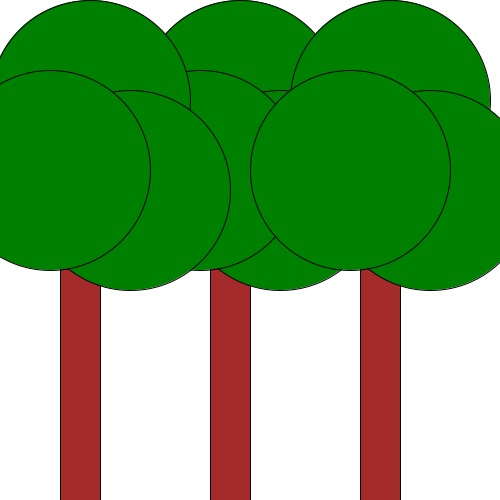
Frame 1 (no input)
Frame 60 (the mouse pressed at the canvas centre just before this capture): identical to frame 1, image omitted
Frame 120 (the mouse held since frame 60 and released just before this capture): identical to frame 1, image omitted

The Processing sketch that drew this single still picture (run headless with seeded random() and noise(); from frame 60 on, the mouse is pressed at the canvas centre):

// Processing sketch: Opdracht_9_10
// ── Opdracht_9_10.pde
void setup() {
  size(500,500);
  background(255);
  tekenBoom(210,100,40,400, 240,100,200,200);
  tekenBoom(60,100,40,400, 90,100,200,200);
  tekenBoom(360,100,40,400, 390,100,200,200);
}

void draw() {
}

void tekenBoom(int x1, int y1, int w1, int h1, int x2, int y2, int w2, int h2) {
  fill(165, 42, 42);
  rect(x1, y1, w1, h1);
  
  fill(0,128,0);
  ellipse(x2, y2, w2, h2);
  ellipse(x2 + 40, y2 + 90, w2, h2);
  ellipse(x2 - 40, y2 + 70, w2, h2);
}
